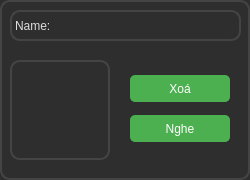
<?xml version="1.0" encoding="UTF-8"?>
<ui version="4.0">
 <class>Form</class>
 <widget class="QWidget" name="Form">
  <property name="geometry">
   <rect>
    <x>0</x>
    <y>0</y>
    <width>250</width>
    <height>180</height>
   </rect>
  </property>
  <property name="windowTitle">
   <string>Form</string>
  </property>
  <property name="styleSheet">
   <string notr="true">background-color: #2e2e2e; /* Dark gray for the background */
    border: 2px solid #444444; /* Slightly lighter gray for the border */
    border-radius: 10px;
    box-shadow: 0px 2px 5px rgba(0, 0, 0, 0.3); /* Subtle shadow for depth */</string>
  </property>
  <widget class="QLabel" name="lbl_name">
   <property name="geometry">
    <rect>
     <x>10</x>
     <y>10</y>
     <width>231</width>
     <height>31</height>
    </rect>
   </property>
   <property name="styleSheet">
    <string notr="true">color: #dddddd;</string>
   </property>
   <property name="text">
    <string>Name:</string>
   </property>
  </widget>
  <widget class="QLabel" name="lbl_image">
   <property name="geometry">
    <rect>
     <x>10</x>
     <y>60</y>
     <width>100</width>
     <height>100</height>
    </rect>
   </property>
   <property name="styleSheet">
    <string notr="true">color: #dddddd;</string>
   </property>
   <property name="text">
    <string/>
   </property>
   <property name="scaledContents">
    <bool>true</bool>
   </property>
  </widget>
  <widget class="QPushButton" name="btn_play">
   <property name="geometry">
    <rect>
     <x>130</x>
     <y>110</y>
     <width>100</width>
     <height>32</height>
    </rect>
   </property>
   <property name="styleSheet">
    <string notr="true">    background-color: #4caf50; /* Green button for a clean look */
    color: white;
    border: none;
    border-radius: 5px;
    padding: 5px 15px;
    margin-top: 5px;</string>
   </property>
   <property name="text">
    <string>Nghe</string>
   </property>
  </widget>
  <widget class="QPushButton" name="btn_delete">
   <property name="geometry">
    <rect>
     <x>130</x>
     <y>70</y>
     <width>100</width>
     <height>32</height>
    </rect>
   </property>
   <property name="styleSheet">
    <string notr="true">    background-color: #4caf50; /* Green button for a clean look */
    color: white;
    border: none;
    border-radius: 5px;
    padding: 5px 15px;
    margin-top: 5px;</string>
   </property>
   <property name="text">
    <string>Xoá</string>
   </property>
  </widget>
 </widget>
 <resources/>
 <connections/>
</ui>
